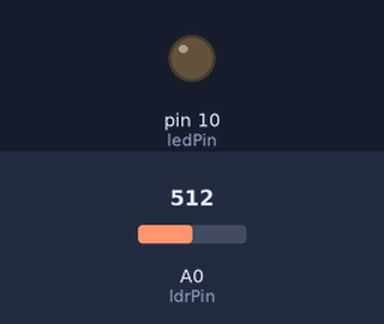
Simulated run of this sketch. Board: Arduino Uno, built with avr-gcc and run on an emulated ATmega328P. On the bench: output pins drawn as LEDs (lit = HIGH). The inputs (shaded band) are chosen by the test bench; at power-on: A0 (ldrPin) = 512. What the sketch prints to the serial monitor is not drawn.

Above: at 1.2 s.
1.3 s: A0 (ldrPin) set to 309
2.8 s: A0 (ldrPin) set to 290
At 3.4 s:
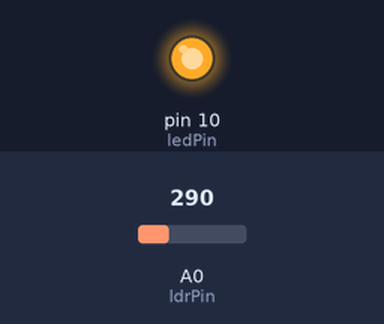
4.3 s: A0 (ldrPin) set to 306
At 5.6 s:
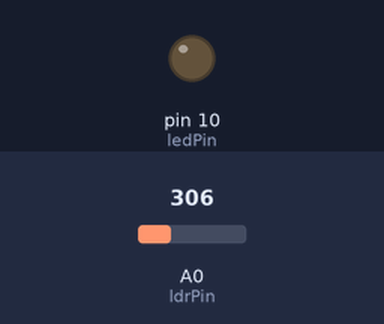
Timing chart, 0 to 7.3 s (numbered marks = the images above; inputs shaded):
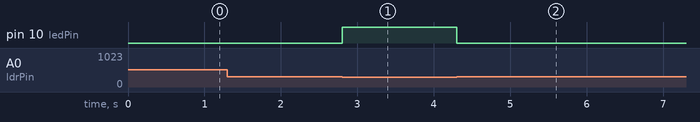

The sketch:

LDR.ino
```cpp
const int ledPin = 10;

const int ldrPin = 0;

void setup() {

Serial.begin(38400);

pinMode(ledPin, OUTPUT);

pinMode(ldrPin, INPUT);

}

void loop() {

int ldrStatus = analogRead(ldrPin);

if (ldrStatus <=300) {

digitalWrite(ledPin, HIGH);

Serial.println("LDR is DARK, LED is ON");

}

else {

digitalWrite(ledPin, LOW);

Serial.println("---------------");

}

}
```

Measured:
- the behaviour switches between 301 and 300 on A0 (ldrPin) (found by bisection; images 0 and 1)
- after the input at 2.8 s, pin 10 (ledPin): LOW → HIGH at once
- after the input at 4.3 s, pin 10 (ledPin): HIGH → LOW at once
